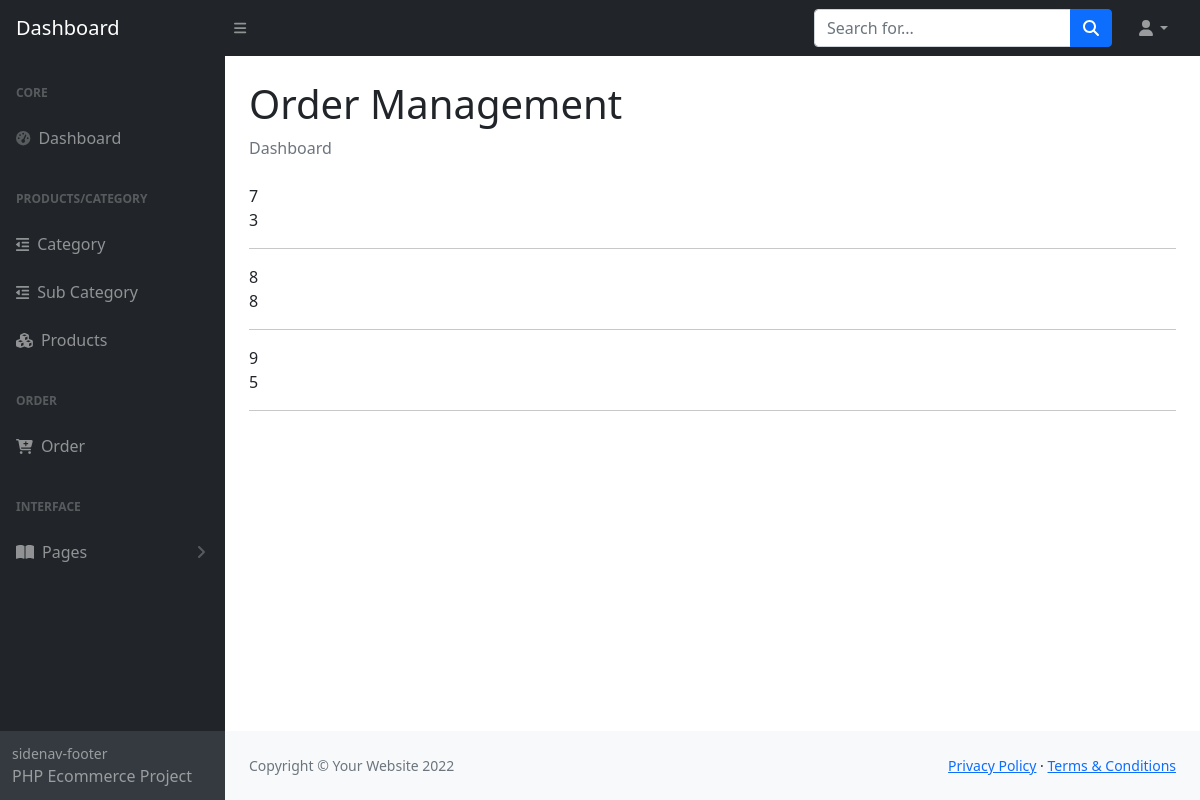
/admin-dashboard/orderdetails.php?id=13 (signed in), run on the app's committed database.
### tables this page shows
CREATE TABLE `orderdetails` (
  `id` int(11) NOT NULL,
  `order_id` int(11) NOT NULL,
  `product_id` int(11) NOT NULL,
  `price` float(10,2) NOT NULL,
  `quantity` int(4) NOT NULL DEFAULT 1,
  `op` varchar(128) NOT NULL,
  `created_at` timestamp NOT NULL DEFAULT current_timestamp()
);

### admin-dashboard/orderdetails.php (the view, shortened to what this page needs)
<?php
require "inc/header.php";
require "../inc/connection.php";
$q = "select * from orderdetails where order_id = '".$_GET['id']."'";
$r = $conn->query($q);
?>
</head>
<body class="sb-nav-fixed">
<?php include 'inc/nav.php'; ?>
<div id="layoutSidenav">
<?php include 'inc/sidenav.php'; ?>
<div id="layoutSidenav_content">
            <main>
                <div class="container-fluid px-4">
                    <h1 class="mt-4">Order Management</h1>
                    <ol class="breadcrumb mb-4">
                        <li class="breadcrumb-item active">Dashboard</li>
                    </ol>
<?php
while($row = $r->fetch_assoc()){
    echo $row['id'] . "<br>";
    echo $row['product_id'] . "<hr>";
}
?>
                </div>
            </main>
            <footer class="py-4 bg-light mt-auto">
                <div class="container-fluid px-4">
                    <div class="d-flex align-items-center justify-content-between small">
                        <div class="text-muted">Copyright &copy; Your Website 2022</div>
                        <div>
                            <a href="#">Privacy Policy</a>
                            &middot;
                            <a href="#">Terms &amp; Conditions</a>
                        </div>
                    </div>
                </div>
            </footer>
        </div>
</div>
</body>
</html>

### data on the page
orderdetails: id "7", product "3"
orderdetails: id "8", product "8"
orderdetails: id "9", product "5"
